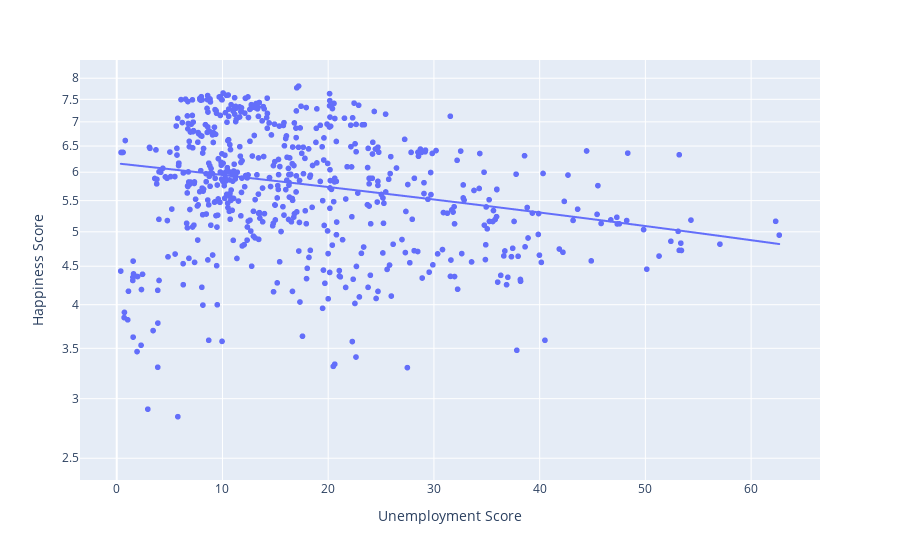

Notebook code for this chart:
### Code cell
fig = px.scatter(data, x="Unemployment Score", y="Happiness Score",hover_name='Country', 
                 log_y=True, trendline="ols", )
fig.show()

### Figure 1 — Plotly figure (JSON) as saved in the notebook; plotly's stock layout.template omitted (floating-point values rounded to 4 significant figures; data arrays with more than 128 entries replaced by an {"elided": "..."} marker saying what was removed)
{"data": [{"hovertemplate": "<b>%{hovertext}</b><br><br>Unemployment Score=%{x}<br>Happiness Score=%{y}<extra></extra>", "hovertext": {"elided": "1068 str values"}, "legendgroup": "", "marker": {"color": "#636efa", "symbol": "circle"}, "mode": "markers", "name": "", "showlegend": false, "type": "scattergl", "x": {"elided": "1068 float values"}, "xaxis": "x", "y": {"elided": "1068 float values"}, "yaxis": "y"}, {"hovertemplate": "<b>OLS trendline</b><br>Happiness Score = -0.0215267 * Unemployment Score + 6.16493<br>R<sup>2</sup>=0.059615<br><br>Unemployment Score=%{x}<br>Happiness Score=%{y} <b>(trend)</b><extra></extra>", "legendgroup": "", "marker": {"color": "#636efa", "symbol": "circle"}, "mode": "lines", "name": "", "showlegend": false, "type": "scattergl", "x": {"elided": "608 float values"}, "xaxis": "x", "y": {"elided": "608 float values"}, "yaxis": "y"}], "layout": {"legend": {"tracegroupgap": 0}, "margin": {"t": 60}, "xaxis": {"anchor": "y", "domain": [0, 1], "title": {"text": "Unemployment Score"}}, "yaxis": {"anchor": "x", "domain": [0, 1], "title": {"text": "Happiness Score"}, "type": "log"}}}
